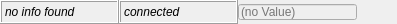
<?xml version="1.0" encoding="UTF-8"?>
<ui version="4.0">
 <class>FilterInfoPortEditWidget</class>
 <widget class="QWidget" name="FilterInfoPortEditWidget">
  <property name="geometry">
   <rect>
    <x>0</x>
    <y>0</y>
    <width>397</width>
    <height>24</height>
   </rect>
  </property>
  <property name="windowTitle">
   <string>Form</string>
  </property>
  <layout class="QHBoxLayout" name="layout">
   <property name="spacing">
    <number>0</number>
   </property>
   <property name="margin">
    <number>0</number>
   </property>
   <item>
    <widget class="QLabel" name="notFound">
     <property name="sizePolicy">
      <sizepolicy hsizetype="MinimumExpanding" vsizetype="Preferred">
       <horstretch>0</horstretch>
       <verstretch>0</verstretch>
      </sizepolicy>
     </property>
     <property name="toolTip">
      <string>No user editor was found for this type</string>
     </property>
     <property name="frameShape">
      <enum>QFrame::Box</enum>
     </property>
     <property name="frameShadow">
      <enum>QFrame::Raised</enum>
     </property>
     <property name="text">
      <string>&lt;em&gt;no info found&lt;/em&gt;</string>
     </property>
    </widget>
   </item>
   <item>
    <widget class="QLabel" name="connected">
     <property name="sizePolicy">
      <sizepolicy hsizetype="MinimumExpanding" vsizetype="Preferred">
       <horstretch>0</horstretch>
       <verstretch>0</verstretch>
      </sizepolicy>
     </property>
     <property name="frameShape">
      <enum>QFrame::Box</enum>
     </property>
     <property name="frameShadow">
      <enum>QFrame::Raised</enum>
     </property>
     <property name="text">
      <string>&lt;em&gt;connected&lt;/em&gt;</string>
     </property>
    </widget>
   </item>
   <item>
    <widget class="QLineEdit" name="label">
     <property name="enabled">
      <bool>false</bool>
     </property>
     <property name="sizePolicy">
      <sizepolicy hsizetype="MinimumExpanding" vsizetype="Fixed">
       <horstretch>0</horstretch>
       <verstretch>16</verstretch>
      </sizepolicy>
     </property>
     <property name="maximumSize">
      <size>
       <width>16777215</width>
       <height>16</height>
      </size>
     </property>
     <property name="styleSheet">
      <string notr="true"/>
     </property>
     <property name="frame">
      <bool>true</bool>
     </property>
     <property name="readOnly">
      <bool>true</bool>
     </property>
     <property name="placeholderText">
      <string>(no Value)</string>
     </property>
    </widget>
   </item>
   <item>
    <widget class="QPushButton" name="clear">
     <property name="toolTip">
      <string>Clear the optional value</string>
     </property>
     <property name="text">
      <string/>
     </property>
     <property name="icon">
      <iconset resource="../../images/images.qrc">
       <normaloff>:/olvisGui/delete.png</normaloff>:/olvisGui/delete.png</iconset>
     </property>
     <property name="flat">
      <bool>true</bool>
     </property>
    </widget>
   </item>
  </layout>
 </widget>
 <resources>
  <include location="../../images/images.qrc"/>
 </resources>
 <connections/>
</ui>
